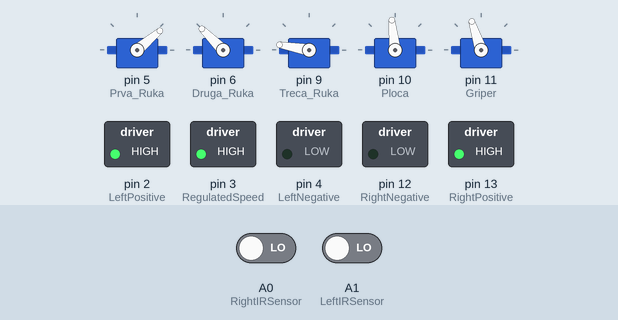
This sketch was run on a simulated Arduino Uno, built with avr-gcc and run on an emulated ATmega328P. On the bench: 5 × servo, switched loads named in the sketch (green lamp = pin HIGH). The test bench sets the inputs (shaded band); at power-on: A0 (RightIRSensor) LOW, A1 (LeftIRSensor) LOW.

Above: at 1.2 s.
1.3 s: A0 (RightIRSensor) driven HIGH
At 2.4 s:
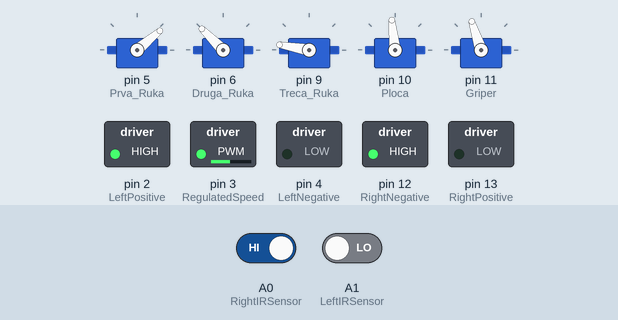
2.8 s: A1 (LeftIRSensor) driven HIGH
At 3.6 s:
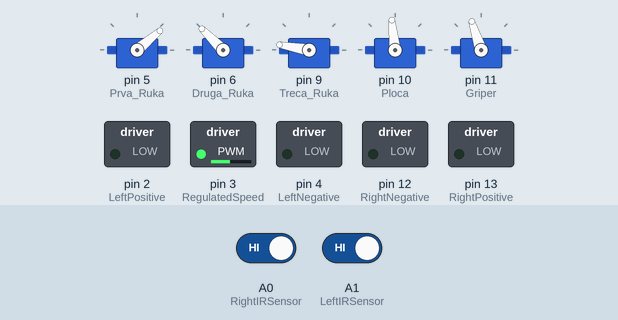
4.3 s: A0 (RightIRSensor) driven LOW
At 4.7 s:
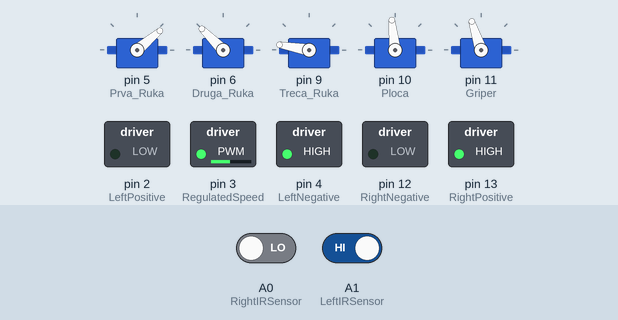
5.8 s: A1 (LeftIRSensor) driven LOW
At 7.0 s:
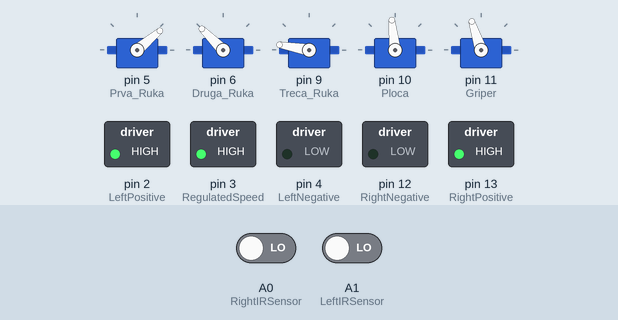
7.3 s: A0 (RightIRSensor) driven HIGH and A1 (LeftIRSensor) driven HIGH
At 8.2 s:
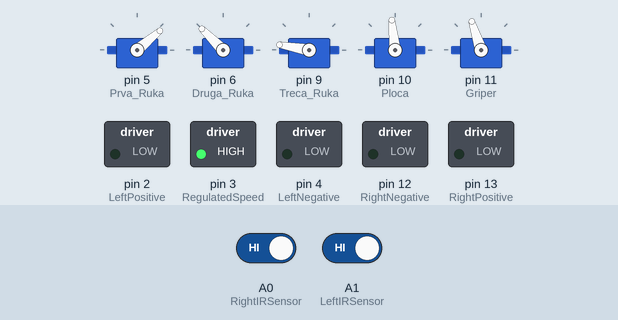
Timing chart, 0 to 9.8 s (numbered marks = the images above; inputs shaded):
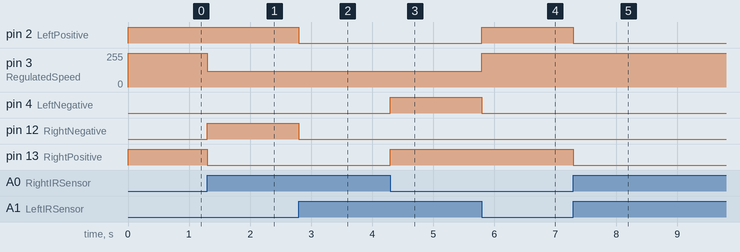

Measured:
- after the input at 1.3 s, pin 3 (RegulatedSpeed): 255/255 → 120/255 at once; pin 12 (RightNegative): LOW → HIGH at once; pin 13 (RightPositive): HIGH → LOW at once
- after the input at 2.8 s, pin 2 (LeftPositive), pin 12 (RightNegative): HIGH → LOW at once
- after the input at 4.3 s, pin 4 (LeftNegative), pin 13 (RightPositive): LOW → HIGH at once
- after the input at 5.8 s, pin 2 (LeftPositive): LOW → HIGH at once; pin 3 (RegulatedSpeed): 120/255 → 255/255 at once; pin 4 (LeftNegative): HIGH → LOW at once
- after the input at 7.3 s, pin 2 (LeftPositive), pin 13 (RightPositive): HIGH → LOW at once

The sketch:

Robot-code.ino
```cpp
#include <Servo.h>

#define LeftPositive 2              // Purple       IN1
#define LeftNegative 4              // Green        IN2
#define RightNegative 12            // White        IN3
#define RightPositive 13            // Orange       IN4
#define Trigger 7                   // Green
#define Echo 8                      // Blue

#define LeftIRSensor A1
#define RightIRSensor A0

Servo Griper;        // 11  Purple
Servo Ploca;         // 10  Blue
Servo Treca_Ruka;    // 9   Green
Servo Druga_Ruka;    // 6   Yellow
Servo Prva_Ruka;     // 5   Orange

#define RegulatedSpeed 3                  // Orange to breadboard, Purple to left, Blue to right

int n = 0;             // Used to determine how many times both IR sensors have been on black at the same time

void setup() {

  // IR Sensors
  pinMode(LeftIRSensor, INPUT);
  pinMode(RightIRSensor, INPUT);

  // Differential motors
  pinMode(LeftPositive, OUTPUT);
  pinMode(LeftNegative, OUTPUT);
  pinMode(RightNegative, OUTPUT);
  pinMode(RightPositive, OUTPUT);
  pinMode(RegulatedSpeed, OUTPUT);

  // Ultrasonic sensor
  pinMode(Trigger, OUTPUT);
  pinMode(Echo, INPUT);

  // Servo motors
  Prva_Ruka.attach(5);                 // Normalno na 90, + za spustanje, - za podizanje
  Druga_Ruka.attach(6);                // Normalno na 90, + za spustanje, - za podizanje
  Treca_Ruka.attach(9);                // Normalno na 82, + za podizanje, - za spustanje
  Ploca.attach(10);                    // Griper normalan na podlogu na 96, + za lijevo, - za desno
  Griper.attach(11);                   // Paralelni na 90, + za skupljanje(108 je najvece skupljanje), - za sirenje

  Serial.begin(9600);

}

void loop() {

  NeutralPosition();


  bool LeftIR = digitalRead(LeftIRSensor);         // White == 0, Black == 1;
  bool RightIR = digitalRead(RightIRSensor);

  if (LeftIR == 1 && RightIR == 1) {          // Assuming that 1 is value given on white, 0 on black. (Needs to be checked)
    Stop();
  } else if (LeftIR == 0 && RightIR == 1) {
    Right(120);
  } else if (LeftIR == 1 && RightIR == 0) {
    Left(120);
  } else if (LeftIR == 0 && RightIR == 0) {   // Both on black, needs to check n (*no of both sensors on black)
    Forward(255);
  }


}

// FUNCTIONS

// Gripper

void NeutralPosition() {
  Griper.write(108);
  Ploca.write(96);
  Treca_Ruka.write(170);
  Druga_Ruka.write(135);
  Prva_Ruka.write(40);
}

void LiftingObject() {             // Waiting for ClosingDistance() to be tested

}

void DropingObject() {             // Waiting for LiftingObject() to be tested

}

// Movement

void ClosingDistance(float target) {
  float duration, distance;

  digitalWrite(Trigger, LOW);
  delayMicroseconds(2);
  digitalWrite(Trigger, HIGH);
  delayMicroseconds(10);
  digitalWrite(Trigger, LOW);

  duration = pulseIn(Echo, HIGH);
  distance = (duration*.0343)/2;
  Serial.print("Distance: ");
  Serial.println(distance);

  while (target < distance) {

    digitalWrite(Trigger, LOW);
    delayMicroseconds(2);
    digitalWrite(Trigger, HIGH);
    delayMicroseconds(10);
    digitalWrite(Trigger, LOW);

    duration = pulseIn(Echo, HIGH);
    distance = (duration*.0343)/2;
    Serial.print("Distance: ");
    Serial.println(distance);

    if (distance - target < 5) {
      Forward(90);
    } else if (distance - target >= 5 && distance - target <= 10) {
      Forward(127);
    } else {
      Forward(255);
    }

  }

  Stop();
  delay(500);

}

void Right90(int speed) {
  Right(speed);
  delay(250);          // Needs to be tested
  Stop();
}

void Left90(int speed) {
  Left(speed);
  delay(250);          // Needs to be tested
  Stop();
}


void Forward(int speed) {
  digitalWrite(LeftPositive, HIGH);
  digitalWrite(LeftNegative, LOW);
  digitalWrite(RightPositive, HIGH);
  digitalWrite(RightNegative, LOW);
  analogWrite(RegulatedSpeed, speed);

}

void Backward(int speed) {
  digitalWrite(LeftPositive, LOW);
  digitalWrite(LeftNegative, HIGH);
  digitalWrite(RightPositive, LOW);
  digitalWrite(RightNegative, HIGH);
  analogWrite(RegulatedSpeed, speed);

}

void Right(int speed) {
  digitalWrite(LeftPositive, HIGH);
  digitalWrite(LeftNegative, LOW);
  digitalWrite(RightPositive, LOW);
  digitalWrite(RightNegative, HIGH);
  analogWrite(RegulatedSpeed, speed);

}

void Left(int speed) {
  digitalWrite(LeftPositive, LOW);
  digitalWrite(LeftNegative, HIGH);
  digitalWrite(RightPositive, HIGH);
  digitalWrite(RightNegative, LOW);
  analogWrite(RegulatedSpeed, speed);

}

void Stop() {
  digitalWrite(LeftPositive, LOW);
  digitalWrite(LeftNegative, LOW);
  digitalWrite(RightPositive, LOW);
  digitalWrite(RightNegative, LOW);
}
```
